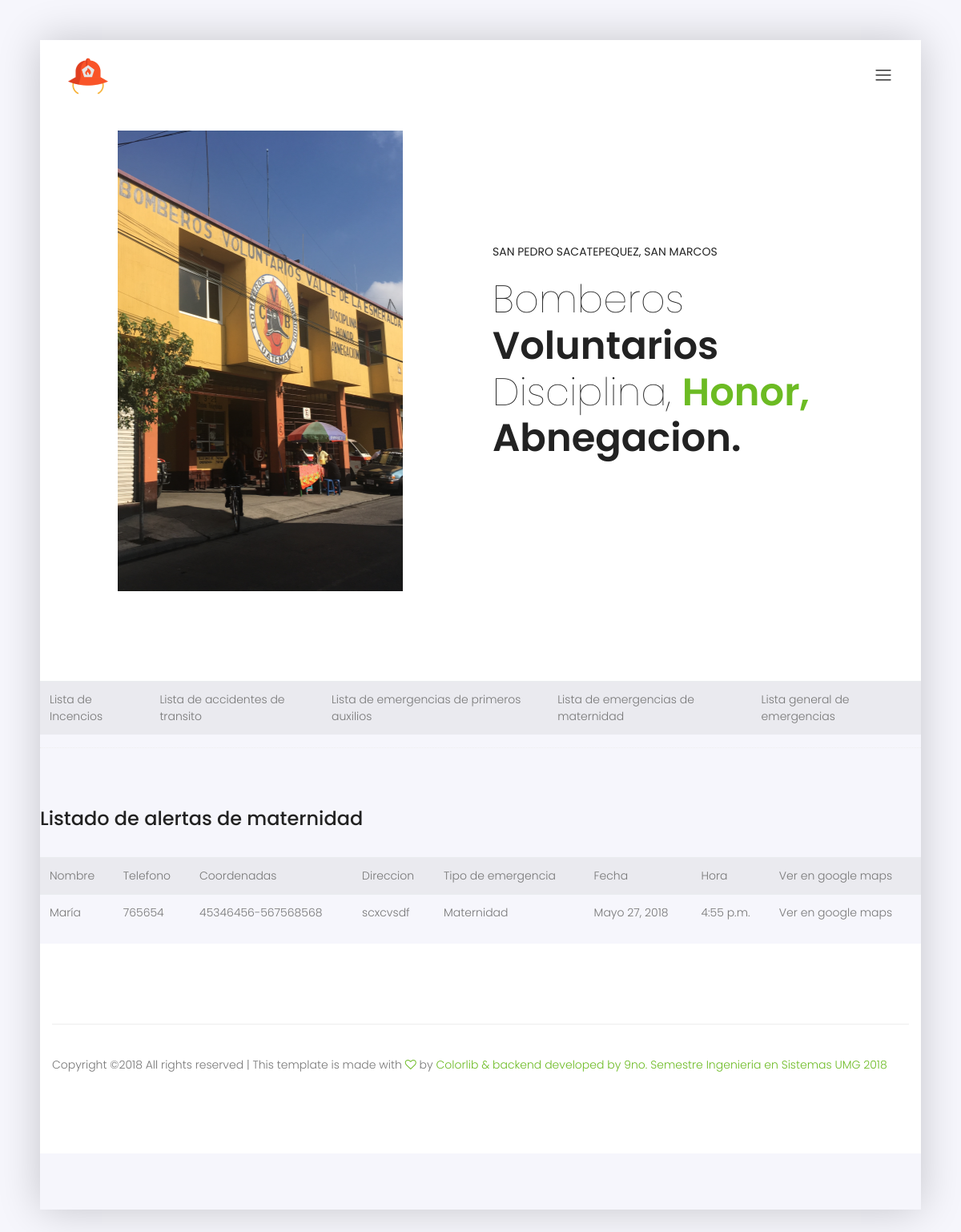
The page /maternidad (signed in) on the database as committed earlier.
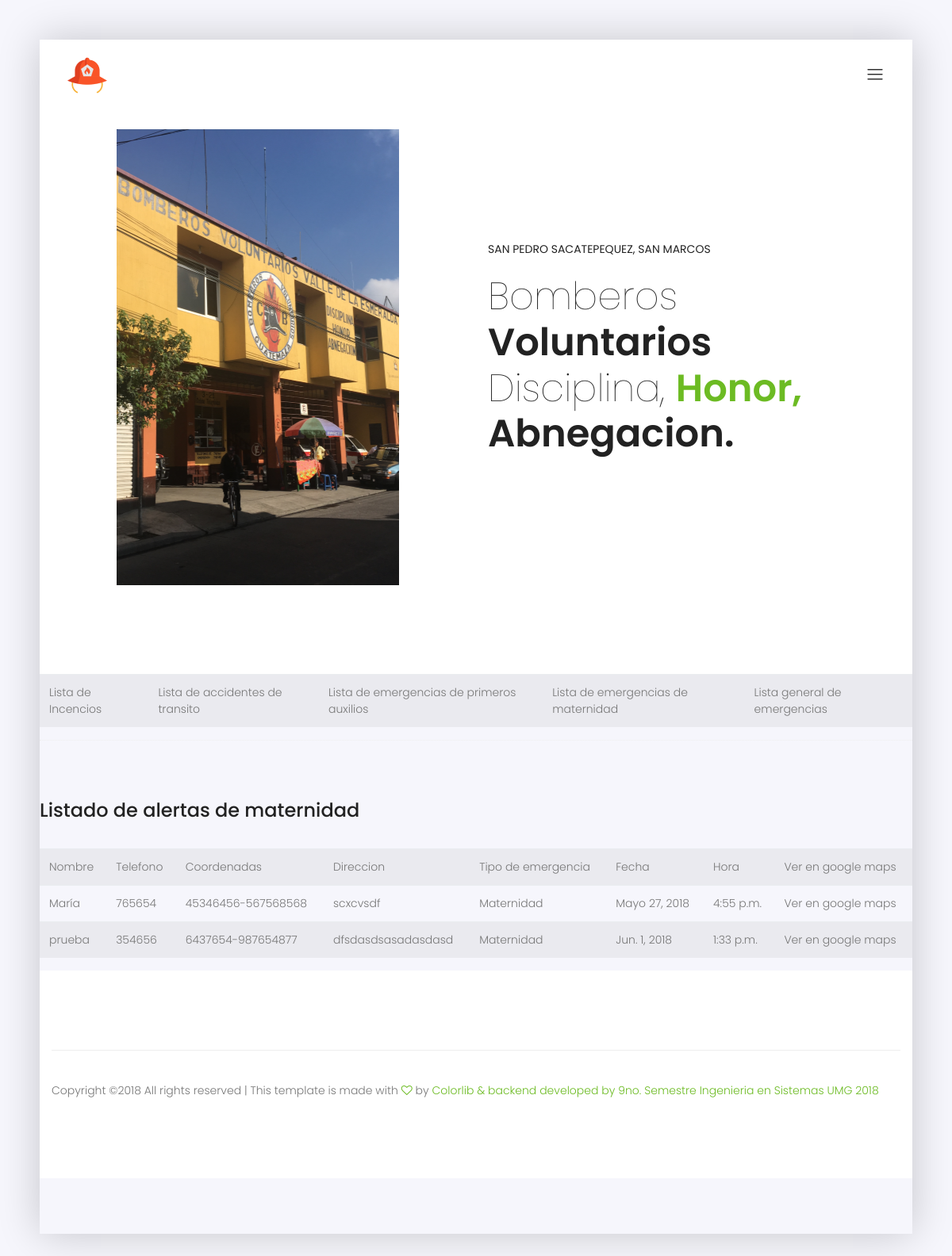
The same page on the database as committed later.
### users/models.py (models this page shows, shortened)
class Persona(models.Model):
    nombre = models.CharField(max_length = 100)
    telefono = models.CharField(max_length = 15)
    coordenadas = models.CharField(max_length = 200)
    direccion = models.CharField(max_length = 250)
    emergencia = models.CharField(max_length = 50)
    date = models.DateField(default=timezone.now)
    time = models.TimeField(default=timezone.now)
    Atendido = models.BooleanField(default=False,blank=True)

### users/views.py (the view)
# urls.py: path('maternidad', alerts_list_maternity, name = 'maternidad'),
@login_required
def alerts_list_maternity(request):
    data = Persona.objects.filter(emergencia = 'Maternidad')
    return render(request, 'alerts_by_maternity.html', {'data':data})

### users/templates/alerts_by_maternity.html
{% extends 'new_base.html' %}
{% load staticfiles %}
{% block content %}
<head>
        <table class="table table-striped table-hover">
            <tr>
              <td><a href="{% url 'incendio' %}">Lista de Incencios</a></td>
              <td><a href="{% url 'transito' %}">Lista de accidentes de transito</a></td>
              <td><a href="{% url 'primeros_auxilios' %}">Lista de emergencias de primeros auxilios</a></td>
              <td><a href="{% url 'maternidad' %}">Lista de emergencias de maternidad</a></td>
              <td><a href="{% url 'alert' %}">Lista general de emergencias</a></td>
            </tr>
          </table>
    </head>
<div class="section-top-border">
<h3 class="mb-30">Listado de alertas de maternidad</h3>
<div>
    <div>
        <table class="table table-striped table-hover">
            <tr>
                <td>Nombre</td>
                <td>Telefono</td>
                <td>Coordenadas</td>
                <td>Direccion</td>
                <td>Tipo de emergencia</td>
                <td>Fecha</td>
                <td>Hora</td>
                <td>Ver en google maps</td>
            </tr>
        {% for obj in data %}
            <tr>
                <td>{{ obj.nombre }}</td>
                <td>{{ obj.telefono }}</td>
                <td>{{ obj.coordenadas }}</td>
                <td>{{ obj.direccion }}</td>
                <td>{{ obj.emergencia }}</td>
                <td>{{ obj.date }}</td>
                <td>{{ obj.time }}</td>
                <td><a href = "http://maps.google.es/?q={{ obj.coordenadas }}" target="_blank">Ver en google maps</a></td>
            </tr>
        {% endfor %}
        </table>
    </div>
</div>
{% endblock %}

Rows that differ between the two databases and show on the page:
added Persona: nombre "prueba", telefono "354656", coordenadas "6437654-987654877", direccion "dfsdasdsasadasdasd", emergencia "Maternidad", date "Jun. 1, 2018", time "1:33 p.m."
